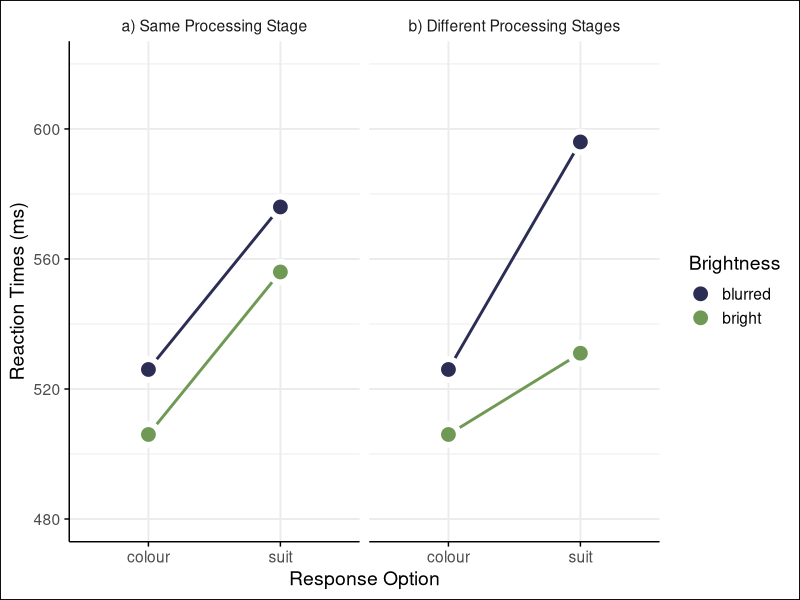
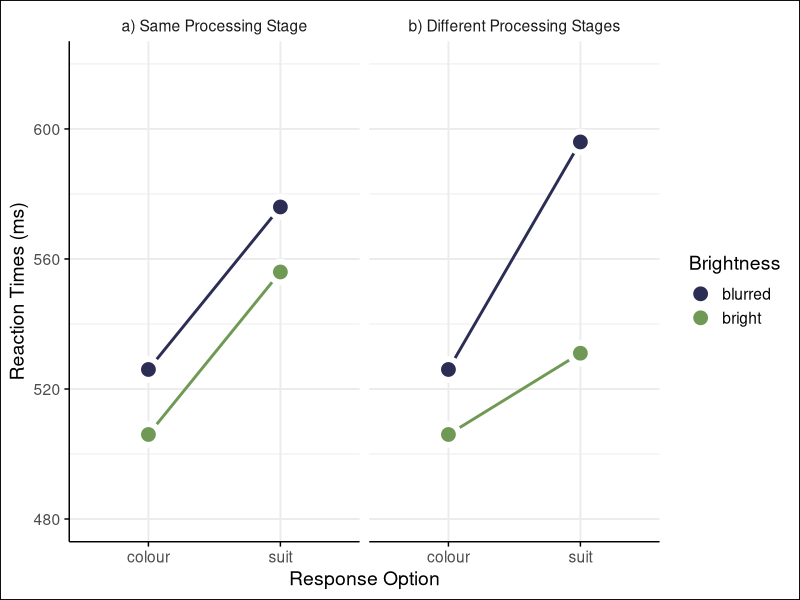

Write the R code that produced these figures, in order.
library(tidyverse)
library(ggplot2)

colours = c("#bd3106", "#d9700e", "#e9a00e", "#eebe04",
            "#5b7314", "#c3d6ce", "#89a6bb", "#454b87")

colours = c("#2c2d54", "#434475", "#6b6ca3", "#969bc7",
                     "#87bcbd", "#89ab7c", "#6f9954")

# make date
br_effect = 20
ro_effect = 50
m = 506
df = tibble(ro= factor(c("colour", "suit")),
            bright=c(m, m+ro_effect),
            blurred=c(m+br_effect, m+br_effect+ro_effect))

data = df %>% pivot_longer(cols = c("bright", "blurred"),
                    names_to = "Brightness") %>%
        mutate(cond="a) Same Processing Stage")

# add interaction
tmp = data %>%
  mutate(value = value + c(0,0, -25, 20),
         cond="b) Different Processing Stages")
data = rbind(data, tmp) %>% mutate(
  Brightness =factor(Brightness)
)

# plot
plt = ggplot(data=data,
       aes(x=ro, y=value, group=Brightness))  +
  geom_line(size=1, aes(colour=Brightness)) +
  geom_point(color='white', stroke=3, shape=21, size=5, aes(fill=Brightness)) +
  scale_fill_manual(values=c("#2c2d54", "#6f9954")) +
  scale_color_manual(values=c("#2c2d54", "#6f9954")) +
  ylab("Reaction Times (ms)") +
  xlab("Response Option") +
  ylim(480, 620) +
  facet_wrap(.~cond) +
  theme_minimal(base_size=14) +
  theme(axis.line = element_line(size=0.5),
        axis.ticks = element_line(size=0.5),
        plot.background = element_rect(fill = "white"))

print(plt)

ggsave("Fig.3.1.png", plt, device="png", units="px", width=2000, height = 2000*0.4)
